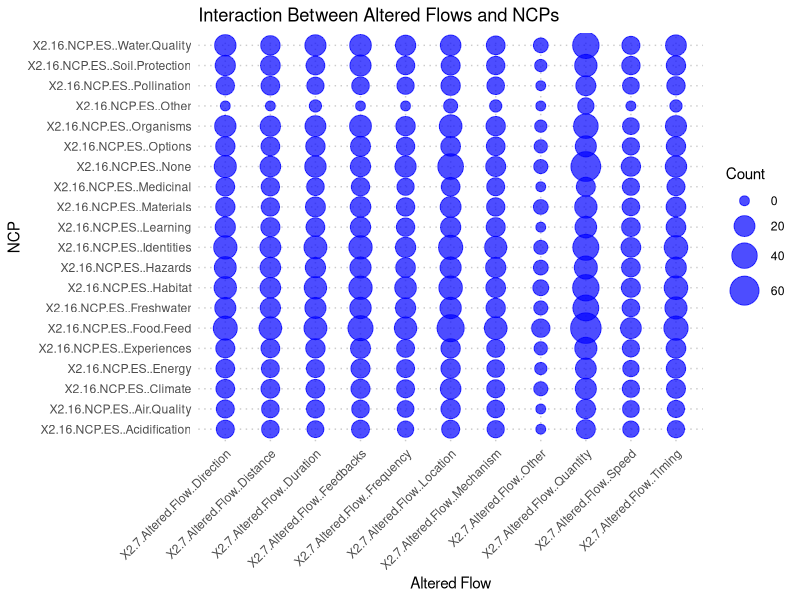
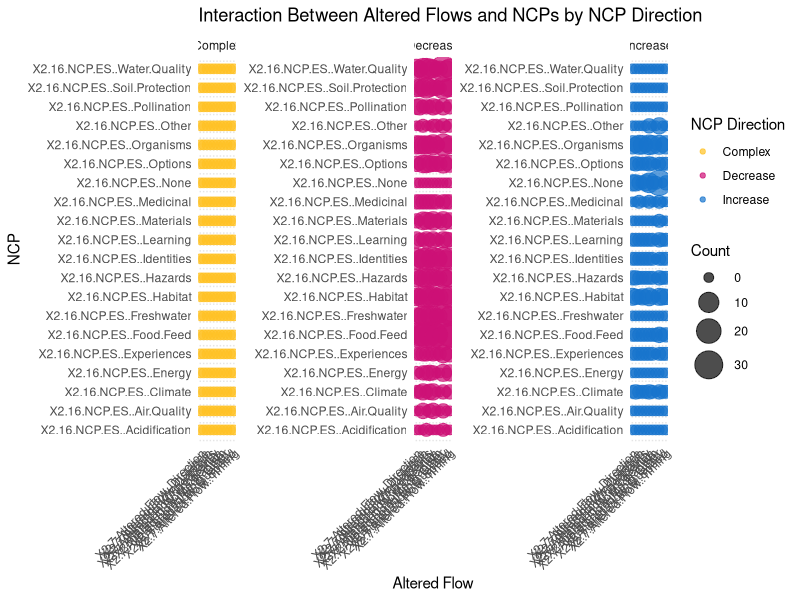
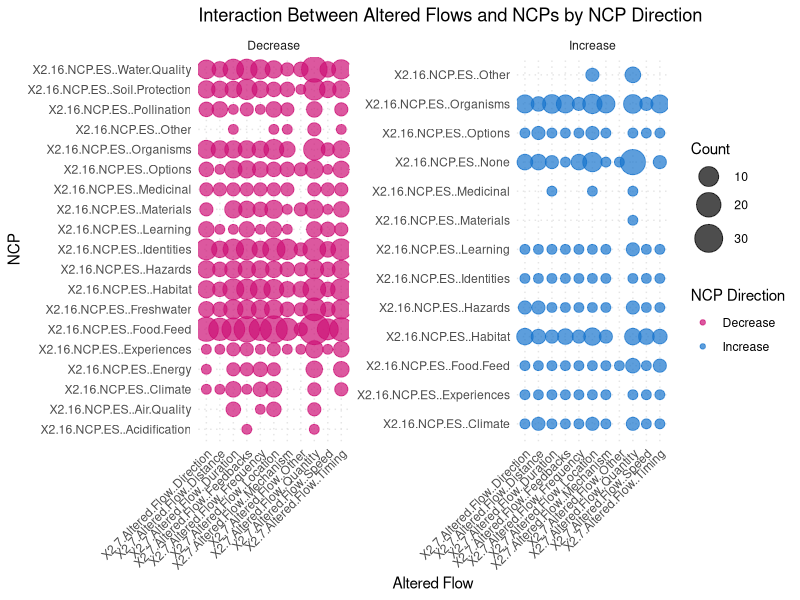

These charts were generated, in order, by the following R code: (Note: this script raises an error after producing the figures.)

#load libraries
graphics.off()
rm(list=ls())

library(ggplot2)
library(dplyr)
library(tidyr)

#setwd("/Users/lade8828/Library/CloudStorage/OneDrive-UCB-O365/Documents/GitHub/BCCAch7/data")
reshaped_data <- read.csv("reshaped_3_byFlow.csv")
glimpse(reshaped_data)

# Select and reshape relevant columns
flow_columns <- names(reshaped_data)[grepl("2.7.Altered.Flow.", names(reshaped_data))]
impact_columns <- names(reshaped_data)[grepl("2.12.Impact.", names(reshaped_data))]
hwb_cols <-names(reshaped_data)[grepl("2.20.Well.being.", names(reshaped_data))]
NCP_cols <-names(reshaped_data)[grepl("X2.16.NCP.ES.", names(reshaped_data))]

# Filter relevant columns for Altered Flow and Impact
"%notin%" <- Negate("%in%")

interaction_data <- reshaped_data %>% filter(`Citation` %notin% c("TEST","test","Test")) %>% 
  select(all_of(c(flow_columns, impact_columns, hwb_cols, NCP_cols))) %>%
  mutate(row_id = row_number())  %>%
  filter(!if_all(-row_id, ~ .x == ""))
glimpse(interaction_data)

# flow_columns <- names(interaction_data)[grepl("2.7.Altered.Flow.", names(interaction_data))]
# impact_columns <- names(interaction_data)[grepl("2.12.Impact.", names(interaction_data))]

# Generate all possible combinations of flows and NCP
combinations <- expand.grid(
  Flow = flow_columns,
  NCP = NCP_cols,
  stringsAsFactors = FALSE
)

# Count occurrences of each combination in the data
combination_counts <- combinations %>%
  rowwise() %>% 
  mutate(
    count = sum(
      interaction_data[[Flow]] != "" & interaction_data[[NCP]] != "",
      na.rm = TRUE
    )
  ) %>%
  ungroup()

# Convert to a dataframe for easy viewing
combination_counts_df <- as.data.frame(combination_counts)

# Preview the result
glimpse(combination_counts_df)

# Create the plot of paper counts by combination
ggplot(combination_counts_df, aes(x = Flow, y = NCP, size = count)) +
  geom_point(color = "blue", alpha = 0.7) +  # Use points to represent combinations
  scale_size_continuous(range = c(3, 10)) +  # Adjust size range for better visibility
  labs(
    title = "Interaction Between Altered Flows and NCPs",
    x = "Altered Flow",
    y = "NCP",
    size = "Count"
  ) +
  theme_minimal() +
  theme(
    axis.text.x = element_text(angle = 45, hjust = 1),  # Rotate x-axis labels for readability
    panel.grid.major = element_line(color = "grey80", linetype = "dotted")
  )

# Count occurrences for each NCP direction
combination_counts_by_NCP <- combinations %>%
  rowwise() %>%
  mutate(
    Increase = sum(
      interaction_data[[Flow]] != "" & interaction_data[[NCP]] == "Increase",
      na.rm = TRUE
    ),
    Decrease = sum(
      interaction_data[[Flow]] != "" & interaction_data[[NCP]] == "Decrease",
      na.rm = TRUE
    ),
    Complex = sum(
      interaction_data[[Flow]] != "" & interaction_data[[NCP]] == "Complex change",
      na.rm = TRUE
    )
  ) %>%
  pivot_longer(cols = c(Increase, Decrease, Complex), names_to = "NCPDirection", values_to = "count") %>%
  ungroup()

# Plot with facets by NCP direction

ggplot(combination_counts_by_NCP, aes(x = Flow, y = NCP, size = count, color = NCPDirection)) +
  geom_point(alpha = 0.7) +  # Add points with alpha transparency
  facet_wrap(~NCPDirection, scales = "free") +  # Create facets for each NCP direction
  scale_size_continuous(range = c(3, 10)) +  # Adjust size range
  scale_color_manual(values = c("Increase" = "dodgerblue3", "Decrease" = "deeppink3", "Complex" = "goldenrod1")) +
  labs(
    title = "Interaction Between Altered Flows and NCPs by NCP Direction",
    x = "Altered Flow",
    y = "NCP",
    size = "Count",
    color = "NCP Direction"
  ) +
  theme_minimal() +
  theme(
    axis.text.x = element_text(angle = 45, hjust = 1),  # Rotate x-axis labels for readability
    panel.grid.major = element_line(color = "grey90", linetype = "dotted")
  )


# Filter out rows with count == 0
combination_counts_by_NCP_filtered <- combination_counts_by_NCP %>%
  filter(count > 0)

# Plot with facets by NCP direction, excluding zero counts
ggplot(combination_counts_by_NCP_filtered, aes(x = Flow, y = NCP, size = count, color = NCPDirection)) +
  geom_point(alpha = 0.7) +  # Add points with alpha transparency
  facet_wrap(~NCPDirection, scales = "free") +  # Create facets for each NCP direction
  scale_size_continuous(range = c(3, 10)) +  # Adjust size range
  scale_color_manual(values = c("Increase" = "dodgerblue3", "Decrease" = "deeppink3", "Complex" = "goldenrod1")) +
  labs(
    title = "Interaction Between Altered Flows and NCPs by NCP Direction",
    x = "Altered Flow",
    y = "NCP",
    size = "Count",
    color = "NCP Direction"
  ) +
  theme_minimal() +
  theme(
    axis.text.x = element_text(angle = 45, hjust = 1),  # Rotate x-axis labels for readability
    panel.grid.major = element_line(color = "grey90", linetype = "dotted")
  )


unique_flows <- interaction_data %>%
  select(starts_with("X2.7")) %>%
  unlist() %>%
  unique() %>%
  na.omit()

unique_NCPs <- interaction_data %>%
  select(starts_with("X2.16")) %>%
  unlist() %>%
  unique() %>%
  na.omit()

# Print unique values to ensure we understand the data structure
print(unique_flows)
print(unique_NCPs)

# Count occurrences for each combination
combination_counts_by_NCP <- combinations %>%
  rowwise() %>%
  mutate(
    count = sum(
      apply(interaction_data, 1, function(row) {
        row[[Flow]] != "" && row[[NCP]] != "" && 
          row[[Flow]] == Flow && row[[NCP]] == NCP
      })
    ),
    FlowDirection = case_when(
      grepl("Increase", Flow) ~ "Increase",
      grepl("Decrease", Flow) ~ "Decrease",
      grepl("Complex change", Flow) ~ "Complex change",
      TRUE ~ NA_character_
    ),
    NCPDirection = case_when(
      grepl("Increase", NCP) ~ "Increase",
      grepl("Decrease", NCP) ~ "Decrease",
      grepl("Complex change", NCP) ~ "Complex change"
    )
  ) %>%
  filter(!is.na(FlowDirection) & !is.na(NCPDirection)) %>%  # Exclude undefined combinations
  ungroup()

# Plot with corrected counts
ggplot(combination_counts_by_NCP, aes(
  x = Flow, y = NCP, size = count, color = NCPDirection, shape = FlowDirection)) +
  geom_point(alpha = 0.7) +
  facet_wrap(~NCPDirection, scales = "free") +
  scale_size_continuous(range = c(3, 10)) +
  scale_color_manual(values = c("Increase" = "dodgerblue3", "Decrease" = "deeppink3", "Complex" = "goldenrod1")) +
  scale_shape_manual(values = c("Increase" = 16, "Decrease" = 17, "Complex" = 15)) +
  labs(
    title = "Interaction Between Altered Flows and NCPs by NCP Direction",
    x = "Altered Flow",
    y = "NCP",
    size = "Count",
    color = "NCP Direction",
    shape = "Flow Direction"
  ) +
  theme_minimal() +
  theme(
    axis.text.x = element_text(angle = 45, hjust = 1),
    panel.grid.major = element_line(color = "grey80", linetype = "dotted")
  )



